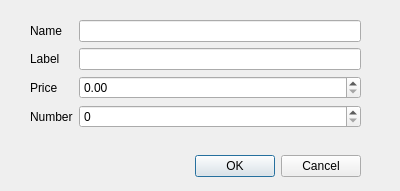
<?xml version="1.0" encoding="UTF-8"?>
<ui version="4.0">
 <class>AddItemView</class>
 <widget class="QDialog" name="AddItemView">
  <property name="geometry">
   <rect>
    <x>0</x>
    <y>0</y>
    <width>400</width>
    <height>191</height>
   </rect>
  </property>
  <property name="windowTitle">
   <string>Dialog</string>
  </property>
  <widget class="QDialogButtonBox" name="buttonBox">
   <property name="geometry">
    <rect>
     <x>20</x>
     <y>150</y>
     <width>341</width>
     <height>32</height>
    </rect>
   </property>
   <property name="orientation">
    <enum>Qt::Horizontal</enum>
   </property>
   <property name="standardButtons">
    <set>QDialogButtonBox::Cancel|QDialogButtonBox::Ok</set>
   </property>
  </widget>
  <widget class="QWidget" name="formLayoutWidget">
   <property name="geometry">
    <rect>
     <x>30</x>
     <y>20</y>
     <width>331</width>
     <height>111</height>
    </rect>
   </property>
   <layout class="QFormLayout" name="formLayout">
    <item row="0" column="0">
     <widget class="QLabel" name="label_2">
      <property name="text">
       <string>Name</string>
      </property>
     </widget>
    </item>
    <item row="0" column="1">
     <widget class="QLineEdit" name="nameEdit"/>
    </item>
    <item row="1" column="0">
     <widget class="QLabel" name="label">
      <property name="text">
       <string>Label</string>
      </property>
     </widget>
    </item>
    <item row="1" column="1">
     <widget class="QLineEdit" name="labelEdit"/>
    </item>
    <item row="2" column="0">
     <widget class="QLabel" name="label_3">
      <property name="text">
       <string>Price</string>
      </property>
     </widget>
    </item>
    <item row="2" column="1">
     <widget class="QDoubleSpinBox" name="priceDoubleSpinBox"/>
    </item>
    <item row="3" column="0">
     <widget class="QLabel" name="label_4">
      <property name="text">
       <string>Number</string>
      </property>
     </widget>
    </item>
    <item row="3" column="1">
     <widget class="QSpinBox" name="numSpinBox"/>
    </item>
   </layout>
  </widget>
 </widget>
 <resources/>
 <connections>
  <connection>
   <sender>buttonBox</sender>
   <signal>accepted()</signal>
   <receiver>AddItemView</receiver>
   <slot>accept()</slot>
   <hints>
    <hint type="sourcelabel">
     <x>238</x>
     <y>164</y>
    </hint>
    <hint type="destinationlabel">
     <x>157</x>
     <y>190</y>
    </hint>
   </hints>
  </connection>
  <connection>
   <sender>buttonBox</sender>
   <signal>rejected()</signal>
   <receiver>AddItemView</receiver>
   <slot>reject()</slot>
   <hints>
    <hint type="sourcelabel">
     <x>306</x>
     <y>170</y>
    </hint>
    <hint type="destinationlabel">
     <x>286</x>
     <y>190</y>
    </hint>
   </hints>
  </connection>
 </connections>
</ui>
